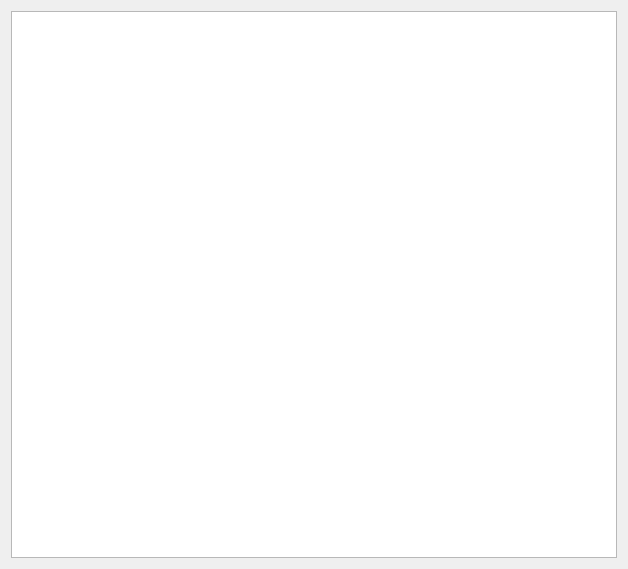
<?xml version="1.0" encoding="UTF-8"?>
<ui version="4.0">
 <class>help_doc</class>
 <widget class="QWidget" name="help_doc">
  <property name="geometry">
   <rect>
    <x>0</x>
    <y>0</y>
    <width>628</width>
    <height>569</height>
   </rect>
  </property>
  <property name="windowTitle">
   <string>帮助文档</string>
  </property>
  <layout class="QVBoxLayout" name="verticalLayout">
   <item>
    <widget class="QTextBrowser" name="txt_doc"/>
   </item>
  </layout>
 </widget>
 <resources/>
 <connections/>
</ui>
